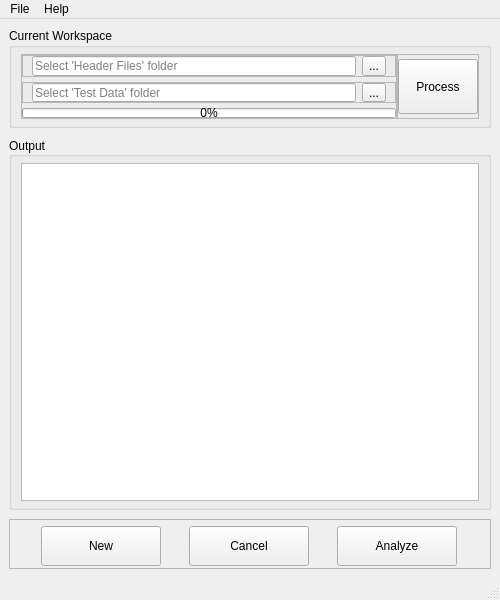
<?xml version="1.0" encoding="UTF-8"?>
<ui version="4.0">
 <class>main_win</class>
 <widget class="QMainWindow" name="main_win">
  <property name="geometry">
   <rect>
    <x>0</x>
    <y>0</y>
    <width>500</width>
    <height>600</height>
   </rect>
  </property>
  <property name="minimumSize">
   <size>
    <width>500</width>
    <height>400</height>
   </size>
  </property>
  <property name="maximumSize">
   <size>
    <width>800</width>
    <height>600</height>
   </size>
  </property>
  <property name="windowTitle">
   <string>PlotCsv [APS2600E]</string>
  </property>
  <widget class="QWidget" name="centralwidget">
   <property name="minimumSize">
    <size>
     <width>0</width>
     <height>300</height>
    </size>
   </property>
   <layout class="QVBoxLayout" name="verticalLayout_3">
    <property name="spacing">
     <number>9</number>
    </property>
    <item>
     <widget class="QGroupBox" name="workspace_gb">
      <property name="minimumSize">
       <size>
        <width>0</width>
        <height>100</height>
       </size>
      </property>
      <property name="maximumSize">
       <size>
        <width>16777215</width>
        <height>100</height>
       </size>
      </property>
      <property name="title">
       <string>Current Workspace</string>
      </property>
      <property name="flat">
       <bool>false</bool>
      </property>
      <layout class="QHBoxLayout" name="horizontalLayout_3">
       <property name="spacing">
        <number>0</number>
       </property>
       <property name="leftMargin">
        <number>9</number>
       </property>
       <property name="topMargin">
        <number>6</number>
       </property>
       <property name="rightMargin">
        <number>9</number>
       </property>
       <property name="bottomMargin">
        <number>6</number>
       </property>
       <item>
        <widget class="QFrame" name="frame_3">
         <property name="frameShape">
          <enum>QFrame::StyledPanel</enum>
         </property>
         <property name="frameShadow">
          <enum>QFrame::Raised</enum>
         </property>
         <layout class="QVBoxLayout" name="verticalLayout">
          <property name="spacing">
           <number>5</number>
          </property>
          <property name="leftMargin">
           <number>0</number>
          </property>
          <property name="topMargin">
           <number>0</number>
          </property>
          <property name="rightMargin">
           <number>0</number>
          </property>
          <property name="bottomMargin">
           <number>0</number>
          </property>
          <item>
           <widget class="QFrame" name="frame">
            <property name="frameShape">
             <enum>QFrame::StyledPanel</enum>
            </property>
            <property name="frameShadow">
             <enum>QFrame::Raised</enum>
            </property>
            <layout class="QHBoxLayout" name="horizontalLayout">
             <property name="spacing">
              <number>6</number>
             </property>
             <property name="topMargin">
              <number>0</number>
             </property>
             <property name="bottomMargin">
              <number>0</number>
             </property>
             <item>
              <widget class="QLineEdit" name="header_ledit">
               <property name="placeholderText">
                <string>Select 'Header Files' folder</string>
               </property>
              </widget>
             </item>
             <item>
              <widget class="QToolButton" name="header_tb">
               <property name="text">
                <string>...</string>
               </property>
              </widget>
             </item>
            </layout>
           </widget>
          </item>
          <item>
           <widget class="QFrame" name="frame_2">
            <property name="frameShape">
             <enum>QFrame::StyledPanel</enum>
            </property>
            <property name="frameShadow">
             <enum>QFrame::Raised</enum>
            </property>
            <layout class="QHBoxLayout" name="horizontalLayout_2">
             <property name="topMargin">
              <number>0</number>
             </property>
             <property name="bottomMargin">
              <number>0</number>
             </property>
             <item>
              <widget class="QLineEdit" name="workspace_ledit">
               <property name="placeholderText">
                <string>Select 'Test Data' folder</string>
               </property>
              </widget>
             </item>
             <item>
              <widget class="QToolButton" name="testdata_tb">
               <property name="text">
                <string>...</string>
               </property>
              </widget>
             </item>
            </layout>
           </widget>
          </item>
          <item>
           <widget class="QProgressBar" name="progressBar">
            <property name="minimumSize">
             <size>
              <width>0</width>
              <height>10</height>
             </size>
            </property>
            <property name="maximumSize">
             <size>
              <width>16777215</width>
              <height>10</height>
             </size>
            </property>
            <property name="value">
             <number>0</number>
            </property>
            <property name="invertedAppearance">
             <bool>false</bool>
            </property>
           </widget>
          </item>
         </layout>
        </widget>
       </item>
       <item>
        <widget class="QFrame" name="frame_4">
         <property name="frameShape">
          <enum>QFrame::StyledPanel</enum>
         </property>
         <property name="frameShadow">
          <enum>QFrame::Raised</enum>
         </property>
         <layout class="QVBoxLayout" name="verticalLayout_2">
          <property name="leftMargin">
           <number>0</number>
          </property>
          <property name="topMargin">
           <number>0</number>
          </property>
          <property name="rightMargin">
           <number>0</number>
          </property>
          <property name="bottomMargin">
           <number>0</number>
          </property>
          <item>
           <widget class="QPushButton" name="process_btn">
            <property name="minimumSize">
             <size>
              <width>77</width>
              <height>55</height>
             </size>
            </property>
            <property name="text">
             <string>Process</string>
            </property>
           </widget>
          </item>
         </layout>
        </widget>
       </item>
      </layout>
     </widget>
    </item>
    <item>
     <widget class="QGroupBox" name="output_gb">
      <property name="minimumSize">
       <size>
        <width>480</width>
        <height>160</height>
       </size>
      </property>
      <property name="maximumSize">
       <size>
        <width>16777215</width>
        <height>16777215</height>
       </size>
      </property>
      <property name="title">
       <string>Output</string>
      </property>
      <property name="alignment">
       <set>Qt::AlignLeading|Qt::AlignLeft|Qt::AlignVCenter</set>
      </property>
      <layout class="QHBoxLayout" name="horizontalLayout_5">
       <property name="spacing">
        <number>0</number>
       </property>
       <property name="topMargin">
        <number>6</number>
       </property>
       <property name="bottomMargin">
        <number>6</number>
       </property>
       <item>
        <widget class="QTextEdit" name="output_te">
         <property name="readOnly">
          <bool>true</bool>
         </property>
         <property name="html">
          <string>&lt;!DOCTYPE HTML PUBLIC &quot;-//W3C//DTD HTML 4.0//EN&quot; &quot;http://www.w3.org/TR/REC-html40/strict.dtd&quot;&gt;
&lt;html&gt;&lt;head&gt;&lt;meta name=&quot;qrichtext&quot; content=&quot;1&quot; /&gt;&lt;style type=&quot;text/css&quot;&gt;
p, li { white-space: pre-wrap; }
&lt;/style&gt;&lt;/head&gt;&lt;body style=&quot; font-family:'MS Shell Dlg 2'; font-size:8.25pt; font-weight:400; font-style:normal;&quot;&gt;
&lt;p style=&quot;-qt-paragraph-type:empty; margin-top:0px; margin-bottom:0px; margin-left:0px; margin-right:0px; -qt-block-indent:0; text-indent:0px;&quot;&gt;&lt;br /&gt;&lt;/p&gt;&lt;/body&gt;&lt;/html&gt;</string>
         </property>
         <property name="acceptRichText">
          <bool>false</bool>
         </property>
        </widget>
       </item>
      </layout>
     </widget>
    </item>
    <item>
     <widget class="QFrame" name="btns_frm">
      <property name="minimumSize">
       <size>
        <width>0</width>
        <height>50</height>
       </size>
      </property>
      <property name="maximumSize">
       <size>
        <width>16777215</width>
        <height>50</height>
       </size>
      </property>
      <property name="frameShape">
       <enum>QFrame::StyledPanel</enum>
      </property>
      <property name="frameShadow">
       <enum>QFrame::Raised</enum>
      </property>
      <layout class="QHBoxLayout" name="horizontalLayout_4">
       <property name="spacing">
        <number>6</number>
       </property>
       <property name="sizeConstraint">
        <enum>QLayout::SetDefaultConstraint</enum>
       </property>
       <property name="topMargin">
        <number>6</number>
       </property>
       <property name="bottomMargin">
        <number>6</number>
       </property>
       <item>
        <widget class="QPushButton" name="newProcess_btn">
         <property name="minimumSize">
          <size>
           <width>120</width>
           <height>40</height>
          </size>
         </property>
         <property name="maximumSize">
          <size>
           <width>120</width>
           <height>40</height>
          </size>
         </property>
         <property name="text">
          <string>New</string>
         </property>
        </widget>
       </item>
       <item>
        <widget class="QPushButton" name="cancel_btn">
         <property name="minimumSize">
          <size>
           <width>120</width>
           <height>40</height>
          </size>
         </property>
         <property name="maximumSize">
          <size>
           <width>120</width>
           <height>40</height>
          </size>
         </property>
         <property name="text">
          <string>Cancel</string>
         </property>
        </widget>
       </item>
       <item>
        <widget class="QPushButton" name="goAnalyze_btn">
         <property name="minimumSize">
          <size>
           <width>120</width>
           <height>40</height>
          </size>
         </property>
         <property name="maximumSize">
          <size>
           <width>120</width>
           <height>40</height>
          </size>
         </property>
         <property name="text">
          <string>Analyze</string>
         </property>
        </widget>
       </item>
      </layout>
     </widget>
    </item>
   </layout>
  </widget>
  <widget class="QMenuBar" name="menubar">
   <property name="geometry">
    <rect>
     <x>0</x>
     <y>0</y>
     <width>500</width>
     <height>21</height>
    </rect>
   </property>
   <widget class="QMenu" name="menuFile">
    <property name="title">
     <string>File</string>
    </property>
   </widget>
   <widget class="QMenu" name="menuHelp">
    <property name="title">
     <string>Help</string>
    </property>
    <addaction name="actionAbout"/>
   </widget>
   <addaction name="menuFile"/>
   <addaction name="menuHelp"/>
  </widget>
  <widget class="QStatusBar" name="statusbar"/>
  <action name="actionAbout">
   <property name="text">
    <string>About</string>
   </property>
  </action>
 </widget>
 <resources/>
 <connections/>
</ui>
